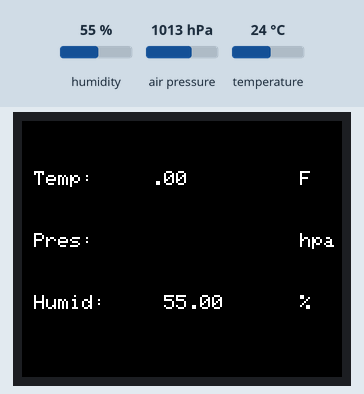
The sketch below on a simulated Arduino Uno, built with avr-gcc and run on an emulated ATmega328P. Parts: 160×128 colour display. The test bench sets the inputs (shaded band); at power-on: humidity 55 %, air pressure 1013 hPa, temperature 24 °C.

Above: at 4.2 s.
4.3 s: humidity set to 22 %
At 5.3 s:
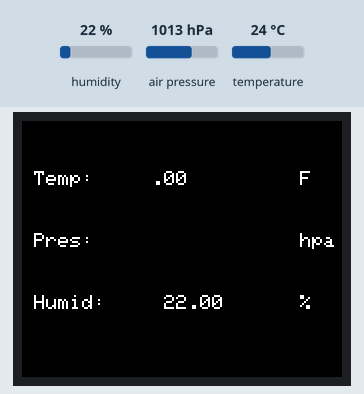
6.1 s: air pressure set to 952 hPa
At 6.9 s:
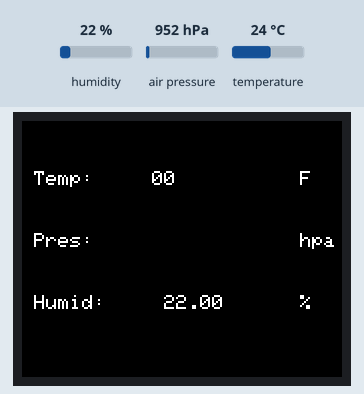
7.7 s: humidity set to 40 %
At 8.5 s:
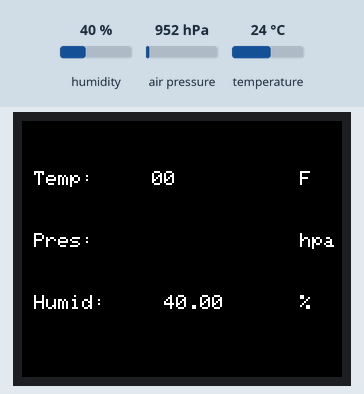
9.3 s: air pressure set to 1000 hPa
At 10.1 s:
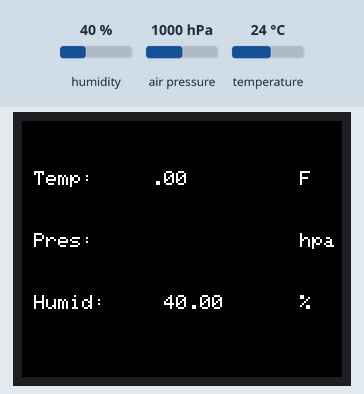
Timing chart, 0 to 11.9 s (numbered marks = the images above; inputs shaded):
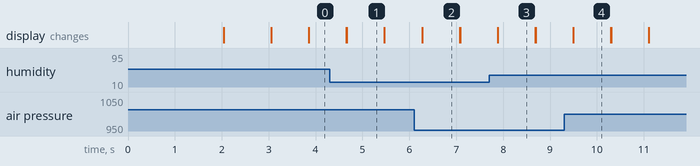

Measured:
- after the input at 4.3 s, the display: first differs from a run without the input after 0.36 s (image 1)
- after the input at 6.1 s, the display: first differs from a run without the input after 0.18 s (image 2)
- after the input at 7.7 s, the display: first differs from a run without the input after 0.19 s (image 3)
- after the input at 9.3 s, the display: first differs from a run without the input after 0.20 s (image 4)
- what the display in image 1 shows lasts 0.8 s, from 4.7 s to 5.5 s

The sketch:

BaseCode.ino
```cpp
/*
*
* PARANORMAL SUPERSTORE - ATMOSPHERICS MONITOR
* DESIGNED BY m10 Technology
*
 */

#include <TFT.h>
#include <SPI.h>


#include <Wire.h>
#include <SPI.h>
#include "SparkFunBME280.h"

//Create Sensor
BME280 mySensorB;

// Screen inputs
#define cs   10
#define dc   9
#define rst  8


// create an instance of the library
TFT TFTscreen = TFT(cs, dc, rst);


void setup() {
  Serial.begin(9600);

  //Setup input for Humidity
  int humidityInput = A1;
  pinMode(humidityInput, INPUT);

  //Setup Screen
  TFTscreen.begin();
  TFTscreen.background(0, 0, 0);
  TFTscreen.setTextSize(2);
  TFTscreen.stroke(255, 255, 255);

  //Play Init. Anim.

  TFTscreen.text("Paranormal",10,37);
  TFTscreen.text("  Superstore",10,67);
  delay(2000);
  TFTscreen.background(0,0,0);
  delay(1000);

  //Setup BMP Sensor
  Wire.begin();
  mySensorB.setI2CAddress(0x76); //Connect to a second sensor
  if(mySensorB.beginI2C() == false) Serial.println("Sensor B connect failed");
  TFTscreen.setTextSize(1);

  TFTscreen.stroke(255, 255, 255);
  TFTscreen.text("Temp: ",6,25);
  TFTscreen.text("F",139,25);

  TFTscreen.text("Pres: ",6,56);
  TFTscreen.text("hpa",139,56);

  TFTscreen.text("Humid: ",6,87);
  TFTscreen.text("%",139,87);


}

void loop() {

  writeToScreen(mySensorB.readTempF(),mySensorB.readFloatPressure(),mySensorB.readFloatHumidity());

}

void writeToScreen(float tempInput, float pressureInput, int HumidityInput){
 //Preliminary Garbage
 char temp[6];
 char pressure[6];
 char humid[6];
 dtostrf(tempInput, 6, 2, temp);
 dtostrf(pressureInput, 6, 2, pressure);
 dtostrf(HumidityInput, 6, 2, humid);


  //Clear screen for new display
  TFTscreen.stroke(255, 255, 255);
  TFTscreen.text(temp,65,25);
  TFTscreen.text(pressure,65,56);
  TFTscreen.text(humid,65,87);
  delay(800);
  TFTscreen.stroke(0, 0, 0);
  TFTscreen.text(temp,65,25);
  TFTscreen.text(pressure,65,56);
  TFTscreen.text(humid,65,87);

}

void writeToScreen(char* input, int x, int y){

  //Output to serial for testing
  Serial.println(input);

  //Clear screen for new display
  TFTscreen.text(input,x,y);

}
```
